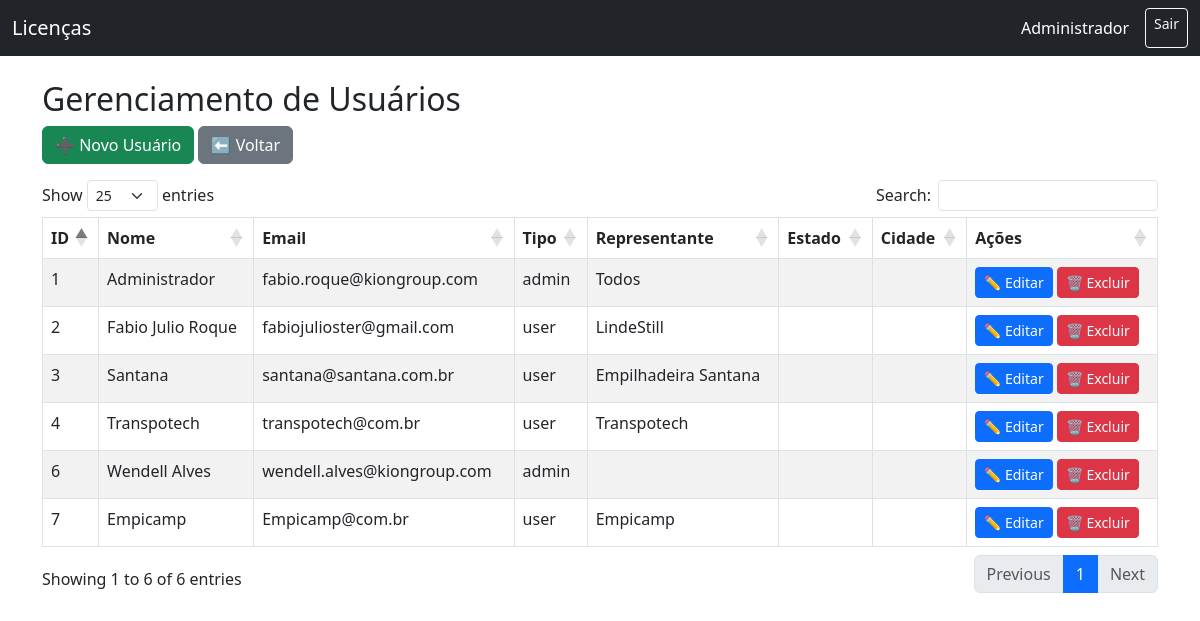
The page /admin/users (signed in) on the database its author committed.
### tables this page shows
CREATE TABLE usuarios (
        id INTEGER PRIMARY KEY AUTOINCREMENT,
        nome TEXT NOT NULL,
        email TEXT UNIQUE NOT NULL,
        senha TEXT NOT NULL,
        tipo TEXT NOT NULL DEFAULT 'user',
        representante TEXT,
        estado TEXT,
        cidade TEXT
    );

### app.py (the view)
@app.route("/admin/users")
def admin_users():
    if session.get("user_tipo") != "admin":
        return redirect(url_for("login"))
    con = get_db()
    cur = con.cursor()
    cur.execute("""
        SELECT * FROM usuarios
        ORDER BY
            CASE WHEN tipo = 'admin' THEN 0 ELSE 1 END,
            nome ASC
    """)
    usuarios = cur.fetchall()
    return render_template("admin_users.html", usuarios=usuarios)

### app.py (called while the page is built)
def get_db():
    con = sqlite3.connect(DB_NAME)
    con.row_factory = sqlite3.Row
    return con

### templates/admin_users.html
{% extends "base.html" %}
{% block content %}
<div class="container mt-4">
    <h2>Gerenciamento de Usuários</h2>
    <div class="mb-3">
        <a href="{{ url_for('admin_users_new') }}" class="btn btn-success">➕ Novo Usuário</a>
        <a href="{{ url_for('admin') }}" class="btn btn-secondary">⬅ Voltar</a>
    </div>
    <table class="table table-striped table-bordered">
        <thead class="thead-dark">
            <tr>
                <th>ID</th>
                <th>Nome</th>
                <th>Email</th>
                <th>Tipo</th>
                <th>Representante</th>
                <th>Estado</th>
                <th>Cidade</th>
                <th>Ações</th>
            </tr>
        </thead>
        <tbody>
            {% for usuario in usuarios %}
            <tr>
                <td>{{ usuario['id'] }}</td>
                <td>{{ usuario['nome'] }}</td>
                <td>{{ usuario['email'] }}</td>
                <td>{{ usuario['tipo'] }}</td>
                <td>{{ usuario['representante'] }}</td>
                <td>{{ usuario['estado'] }}</td>
                <td>{{ usuario['cidade'] }}</td>
                <td>
                    <a href="{{ url_for('admin_users_edit', user_id=usuario['id']) }}"
                       class="btn btn-primary btn-sm">✏️ Editar</a>
                    <a href="{{ url_for('admin_users_delete', user_id=usuario['id']) }}"
                       class="btn btn-danger btn-sm"
                       onclick="return confirm('Tem certeza que deseja excluir este usuário?');">🗑️ Excluir</a>
                </td>
            </tr>
            {% endfor %}
        </tbody>
    </table>
</div>
{% endblock %}

### templates/base.html (shortened to what this page needs)
<!DOCTYPE html>
<html lang="pt-BR">
<head>
    <link href="https://cdn.jsdelivr.net/npm/bootstrap@5.3.0/dist/css/bootstrap.min.css" rel="stylesheet">
    <link rel="stylesheet" href="https://cdn.datatables.net/1.13.6/css/dataTables.bootstrap5.min.css">
</head>
<body>
    <nav class="navbar navbar-expand-lg navbar-dark bg-dark">
        <div class="container-fluid">
            <a class="navbar-brand" href="{{ url_for('login') }}">Licenças</a>
            {% if session.get('user_id') %}
            <div class="d-flex">
                <span class="navbar-text text-white me-3">
                    {{ session.get('user_nome') }}
                </span>
                <a href="{{ url_for('logout') }}" class="btn btn-outline-light btn-sm">Sair</a>
            </div>
            {% endif %}
        </div>
    </nav>
    {% block content %}{% endblock %}
</body>
</html>

### rows shown on the page
usuarios: get "Administrador", id "1", nome "Administrador", email "fabio.roque@kiongroup.com", tipo "admin", representante "Todos"
usuarios: id "6", nome "Wendell Alves", email "wendell.alves@kiongroup.com", tipo "admin"
usuarios: id "7", nome "Empicamp", email "Empicamp@com.br", tipo "user", representante "Empicamp"
usuarios: id "2", nome "Fabio Julio Roque", email "fabiojulioster@gmail.com", tipo "user", representante "LindeStill"
usuarios: id "3", nome "Santana", email "santana@santana.com.br", tipo "user", representante "Empilhadeira Santana"
usuarios: id "4", nome "Transpotech", email "transpotech@com.br", tipo "user", representante "Transpotech"
